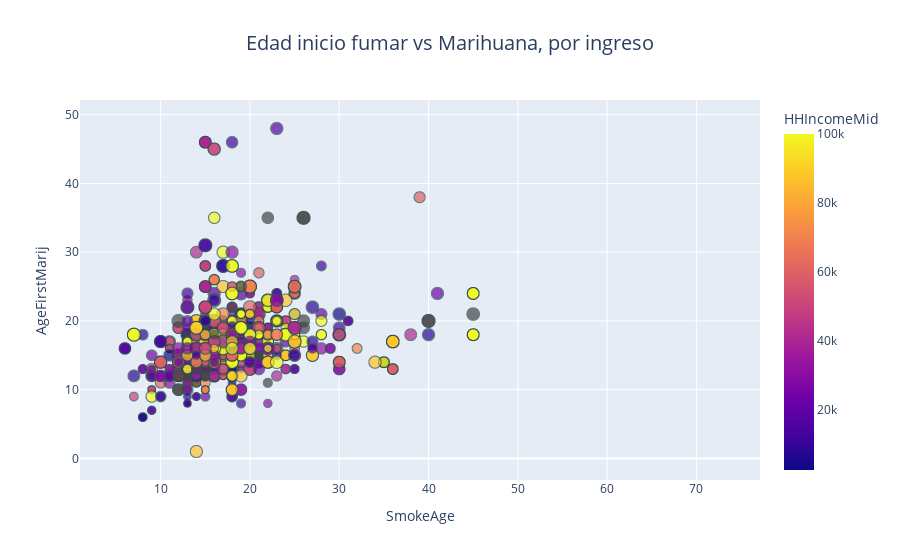

This figure's notebook cell:
### Code cell
plot_scatter_with_size_color(df_nhanes, x_var="SmokeAge", y_var="AgeFirstMarij", color_var="HHIncomeMid", size_var="Age", title="Edad inicio fumar vs Marihuana, por ingreso").show()

### Figure 1 — Plotly figure (JSON) as saved in the notebook; plotly's stock layout.template omitted (floating-point values rounded to 4 significant figures; data arrays with more than 128 entries replaced by an {"elided": "..."} marker saying what was removed)
{"data": [{"hovertemplate": "SmokeAge=%{x}<br>AgeFirstMarij=%{y}<br>Age=%{marker.size}<br>HHIncomeMid=%{marker.color}<extra></extra>", "legendgroup": "", "marker": {"color": {"elided": "10000 float values"}, "coloraxis": "coloraxis", "line": {"color": "DarkSlateGrey", "width": 1}, "size": {"elided": "10000 int values"}, "sizemode": "area", "sizeref": 0.3556, "symbol": "circle"}, "mode": "markers", "name": "", "showlegend": false, "type": "scattergl", "x": {"elided": "10000 float values"}, "xaxis": "x", "y": {"elided": "10000 float values"}, "yaxis": "y"}], "layout": {"coloraxis": {"colorbar": {"title": {"text": "HHIncomeMid"}}, "colorscale": [[0, "#0d0887"], [0.1111, "#46039f"], [0.2222, "#7201a8"], [0.3333, "#9c179e"], [0.4444, "#bd3786"], [0.5556, "#d8576b"], [0.6667, "#ed7953"], [0.7778, "#fb9f3a"], [0.8889, "#fdca26"], [1, "#f0f921"]]}, "legend": {"itemsizing": "constant", "tracegroupgap": 0}, "title": {"font": {"size": 20}, "text": "Edad inicio fumar vs Marihuana, por ingreso", "x": 0.5}, "xaxis": {"anchor": "y", "domain": [0, 1], "title": {"text": "SmokeAge"}}, "yaxis": {"anchor": "x", "domain": [0, 1], "title": {"text": "AgeFirstMarij"}}}}
